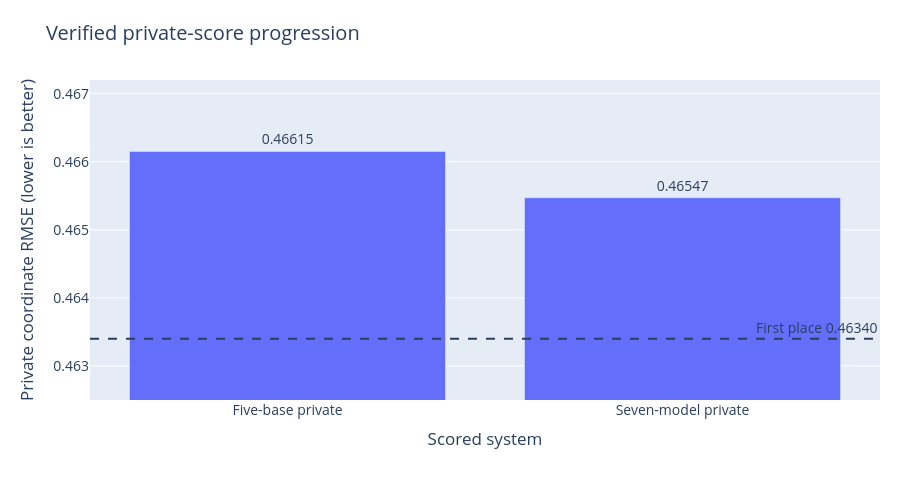

Notebook code for this chart:
### Markdown cell above
Independent initialization and protected context dropout both produced complementary point gains. Seed-1 passed discovery but its fixed Fold-1 confirmation interval crossed zero. Context dropout also crossed zero on Fold 0. Neither was promoted as a standalone system; both were preserved as diversity candidates.

### Code cell
labels=['Five-base private','Seven-model private'];scores=[E['prior_private_score'],E['current_private_score']];target=E['first_place_private_score']
fig=go.Figure(go.Bar(x=labels,y=scores,text=[f'{v:.5f}' for v in scores],textposition='outside'))
fig.add_hline(y=target,line_dash='dash',annotation_text=f'First place {target:.5f}')
fig.update_layout(title='Verified private-score progression',xaxis_title='Scored system',yaxis_title='Private coordinate RMSE (lower is better)',yaxis_range=[0.4625,0.4672])
static,ax=plt.subplots();ax.bar(labels,scores);ax.axhline(target,linestyle='--');ax.set_ylim(.4625,.4672);ax.set(ylabel='Private coordinate RMSE',title='Verified private-score progression')
show(fig,static,'winner_private_score')

### Figure 1 — Plotly figure (JSON) as saved in the notebook; plotly's stock layout.template omitted (floating-point values rounded to 4 significant figures)
{"data": [{"text": ["0.46615", "0.46547"], "textposition": "outside", "type": "bar", "x": ["Five-base private", "Seven-model private"], "y": [0.4662, 0.4655]}], "layout": {"annotations": [{"showarrow": false, "text": "First place 0.46340", "x": 1, "xanchor": "right", "xref": "x domain", "y": 0.4634, "yanchor": "bottom", "yref": "y"}], "font": {"size": 14}, "height": 480, "margin": {"b": 80, "l": 90, "r": 40, "t": 80}, "shapes": [{"line": {"dash": "dash"}, "type": "line", "x0": 0, "x1": 1, "xref": "x domain", "y0": 0.4634, "y1": 0.4634, "yref": "y"}], "title": {"text": "Verified private-score progression"}, "width": 920, "xaxis": {"title": {"text": "Scored system"}}, "yaxis": {"range": [0.4625, 0.4672], "title": {"text": "Private coordinate RMSE (lower is better)"}}}}
